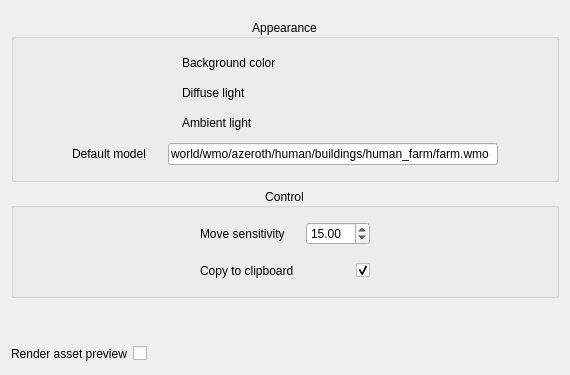
        <widget class="QWidget" name="tab">
         <attribute name="title">
          <string>Asset Browser</string>
         </attribute>
         <layout class="QVBoxLayout" name="verticalLayout_3">
          <item>
           <widget class="QWidget" name="widget_2" native="true">
            <layout class="QVBoxLayout" name="verticalLayout_4">
             <property name="leftMargin">
              <number>0</number>
             </property>
             <property name="topMargin">
              <number>8</number>
             </property>
             <property name="rightMargin">
              <number>0</number>
             </property>
             <property name="bottomMargin">
              <number>0</number>
             </property>
             <item>
              <widget class="QGroupBox" name="groupBox">
               <property name="title">
                <string>Appearance</string>
               </property>
               <property name="alignment">
                <set>Qt::AlignCenter</set>
               </property>
               <layout class="QVBoxLayout" name="verticalLayout_5">
                <property name="spacing">
                 <number>0</number>
                </property>
                <item>
                 <widget class="QWidget" name="widget_3" native="true">
                  <layout class="QHBoxLayout" name="horizontalLayout">
                   <property name="spacing">
                    <number>6</number>
                   </property>
                   <property name="leftMargin">
                    <number>9</number>
                   </property>
                   <property name="topMargin">
                    <number>5</number>
                   </property>
                   <property name="bottomMargin">
                    <number>5</number>
                   </property>
                   <item>
                    <spacer name="horizontalSpacer_12">
                     <property name="orientation">
                      <enum>Qt::Horizontal</enum>
                     </property>
                     <property name="sizeHint" stdset="0">
                      <size>
                       <width>40</width>
                       <height>20</height>
                      </size>
                     </property>
                    </spacer>
                   </item>
                   <item>
                    <widget class="QLabel" name="label">
                     <property name="sizePolicy">
                      <sizepolicy hsizetype="Maximum" vsizetype="Preferred">
                       <horstretch>0</horstretch>
                       <verstretch>0</verstretch>
                      </sizepolicy>
                     </property>
                     <property name="minimumSize">
                      <size>
                       <width>100</width>
                       <height>0</height>
                      </size>
                     </property>
                     <property name="text">
                      <string>Background color</string>
                     </property>
                    </widget>
                   </item>
                   <item>
                    <widget class="color_widgets::ColorSelector" name="assetBrowserBgCol" native="true">
                     <property name="minimumSize">
                      <size>
                       <width>100</width>
                       <height>0</height>
                      </size>
                     </property>
                     <property name="maximumSize">
                      <size>
                       <width>100</width>
                       <height>16777215</height>
                      </size>
                     </property>
                    </widget>
                   </item>
                   <item>
                    <spacer name="horizontalSpacer_20">
                     <property name="orientation">
                      <enum>Qt::Horizontal</enum>
                     </property>
                     <property name="sizeHint" stdset="0">
                      <size>
                       <width>40</width>
                       <height>20</height>
                      </size>
                     </property>
                    </spacer>
                   </item>
                  </layout>
                 </widget>
                </item>
                <item>
                 <widget class="QWidget" name="widget_9" native="true">
                  <layout class="QHBoxLayout" name="horizontalLayout_6">
                   <property name="spacing">
                    <number>6</number>
                   </property>
                   <property name="topMargin">
                    <number>5</number>
                   </property>
                   <property name="bottomMargin">
                    <number>5</number>
                   </property>
                   <item>
                    <spacer name="horizontalSpacer_11">
                     <property name="orientation">
                      <enum>Qt::Horizontal</enum>
                     </property>
                     <property name="sizeHint" stdset="0">
                      <size>
                       <width>40</width>
                       <height>20</height>
                      </size>
                     </property>
                    </spacer>
                   </item>
                   <item>
                    <widget class="QLabel" name="label_5">
                     <property name="sizePolicy">
                      <sizepolicy hsizetype="Maximum" vsizetype="Preferred">
                       <horstretch>0</horstretch>
                       <verstretch>0</verstretch>
                      </sizepolicy>
                     </property>
                     <property name="minimumSize">
                      <size>
                       <width>100</width>
                       <height>0</height>
                      </size>
                     </property>
                     <property name="text">
                      <string>Diffuse light</string>
                     </property>
                    </widget>
                   </item>
                   <item>
                    <widget class="color_widgets::ColorSelector" name="assetBrowserDiffuseLight" native="true">
                     <property name="minimumSize">
                      <size>
                       <width>100</width>
                       <height>0</height>
                      </size>
                     </property>
                     <property name="maximumSize">
                      <size>
                       <width>100</width>
                       <height>16777215</height>
                      </size>
                     </property>
                    </widget>
                   </item>
                   <item>
                    <spacer name="horizontalSpacer_21">
                     <property name="orientation">
                      <enum>Qt::Horizontal</enum>
                     </property>
                     <property name="sizeHint" stdset="0">
                      <size>
                       <width>40</width>
                       <height>20</height>
                      </size>
                     </property>
                    </spacer>
                   </item>
                  </layout>
                 </widget>
                </item>
                <item>
                 <widget class="QWidget" name="widget_11" native="true">
                  <layout class="QHBoxLayout" name="horizontalLayout_7">
                   <property name="topMargin">
                    <number>5</number>
                   </property>
                   <property name="bottomMargin">
                    <number>5</number>
                   </property>
                   <item>
                    <spacer name="horizontalSpacer_10">
                     <property name="orientation">
                      <enum>Qt::Horizontal</enum>
                     </property>
                     <property name="sizeHint" stdset="0">
                      <size>
                       <width>40</width>
                       <height>20</height>
                      </size>
                     </property>
                    </spacer>
                   </item>
                   <item>
                    <widget class="QLabel" name="label_6">
                     <property name="sizePolicy">
                      <sizepolicy hsizetype="Maximum" vsizetype="Preferred">
                       <horstretch>0</horstretch>
                       <verstretch>0</verstretch>
                      </sizepolicy>
                     </property>
                     <property name="minimumSize">
                      <size>
                       <width>100</width>
                       <height>0</height>
                      </size>
                     </property>
                     <property name="text">
                      <string>Ambient light</string>
                     </property>
                    </widget>
                   </item>
                   <item>
                    <widget class="color_widgets::ColorSelector" name="assetBrowserAmbientLight" native="true">
                     <property name="minimumSize">
                      <size>
                       <width>100</width>
                       <height>0</height>
                      </size>
                     </property>
                     <property name="maximumSize">
                      <size>
                       <width>100</width>
                       <height>16777215</height>
                      </size>
                     </property>
                     <property name="layoutDirection">
                      <enum>Qt::LeftToRight</enum>
                     </property>
                    </widget>
                   </item>
                   <item>
                    <spacer name="horizontalSpacer_22">
                     <property name="orientation">
                      <enum>Qt::Horizontal</enum>
                     </property>
                     <property name="sizeHint" stdset="0">
                      <size>
                       <width>40</width>
                       <height>20</height>
                      </size>
                     </property>
                    </spacer>
                   </item>
                  </layout>
                 </widget>
                </item>
                <item>
                 <widget class="QWidget" name="widget_4" native="true">
                  <layout class="QHBoxLayout" name="horizontalLayout_2">
                   <property name="spacing">
                    <number>6</number>
                   </property>
                   <property name="leftMargin">
                    <number>9</number>
                   </property>
                   <property name="topMargin">
                    <number>5</number>
                   </property>
                   <property name="bottomMargin">
                    <number>5</number>
                   </property>
                   <item>
                    <spacer name="horizontalSpacer_4">
                     <property name="orientation">
                      <enum>Qt::Horizontal</enum>
                     </property>
                     <property name="sizeHint" stdset="0">
                      <size>
                       <width>40</width>
                       <height>20</height>
                      </size>
                     </property>
                    </spacer>
                   </item>
                   <item>
                    <widget class="QLabel" name="label_2">
                     <property name="sizePolicy">
                      <sizepolicy hsizetype="Maximum" vsizetype="Preferred">
                       <horstretch>0</horstretch>
                       <verstretch>0</verstretch>
                      </sizepolicy>
                     </property>
                     <property name="minimumSize">
                      <size>
                       <width>90</width>
                       <height>0</height>
                      </size>
                     </property>
                     <property name="text">
                      <string>Default model</string>
                     </property>
                    </widget>
                   </item>
                   <item>
                    <widget class="QLineEdit" name="assetBrowserDefaultModel">
                     <property name="minimumSize">
                      <size>
                       <width>330</width>
                       <height>0</height>
                      </size>
                     </property>
                     <property name="maximumSize">
                      <size>
                       <width>16777215</width>
                       <height>16777215</height>
                      </size>
                     </property>
                     <property name="toolTip">
                      <string>&lt;html&gt;&lt;head/&gt;&lt;body&gt;&lt;p&gt;Default model to load on Asset Browser startup. Has to be a valid model, else an application crash may occur.&lt;/p&gt;&lt;/body&gt;&lt;/html&gt;</string>
                     </property>
                     <property name="text">
                      <string>world/wmo/azeroth/human/buildings/human_farm/farm.wmo</string>
                     </property>
                    </widget>
                   </item>
                   <item>
                    <spacer name="horizontalSpacer_9">
                     <property name="orientation">
                      <enum>Qt::Horizontal</enum>
                     </property>
                     <property name="sizeHint" stdset="0">
                      <size>
                       <width>40</width>
                       <height>20</height>
                      </size>
                     </property>
                    </spacer>
                   </item>
                  </layout>
                 </widget>
                </item>
               </layout>
              </widget>
             </item>
             <item>
              <widget class="QGroupBox" name="groupBox_3">
               <property name="title">
                <string>Control</string>
               </property>
               <property name="alignment">
                <set>Qt::AlignCenter</set>
               </property>
               <layout class="QVBoxLayout" name="verticalLayout_6">
                <item>
                 <widget class="QWidget" name="widget_8" native="true">
                  <layout class="QHBoxLayout" name="horizontalLayout_5">
                   <property name="leftMargin">
                    <number>9</number>
                   </property>
                   <property name="topMargin">
                    <number>5</number>
                   </property>
                   <property name="bottomMargin">
                    <number>5</number>
                   </property>
                   <item>
                    <spacer name="horizontalSpacer_14">
                     <property name="orientation">
                      <enum>Qt::Horizontal</enum>
                     </property>
                     <property name="sizeHint" stdset="0">
                      <size>
                       <width>40</width>
                       <height>20</height>
                      </size>
                     </property>
                    </spacer>
                   </item>
                   <item>
                    <widget class="QLabel" name="label_4">
                     <property name="sizePolicy">
                      <sizepolicy hsizetype="Maximum" vsizetype="Preferred">
                       <horstretch>0</horstretch>
                       <verstretch>0</verstretch>
                      </sizepolicy>
                     </property>
                     <property name="minimumSize">
                      <size>
                       <width>100</width>
                       <height>0</height>
                      </size>
                     </property>
                     <property name="text">
                      <string>Move sensitivity</string>
                     </property>
                    </widget>
                   </item>
                   <item>
                    <widget class="QDoubleSpinBox" name="assetBrowserMoveSensitivity">
                     <property name="minimumSize">
                      <size>
                       <width>64</width>
                       <height>0</height>
                      </size>
                     </property>
                     <property name="minimum">
                      <double>1.000000000000000</double>
                     </property>
                     <property name="maximum">
                      <double>30.000000000000000</double>
                     </property>
                     <property name="value">
                      <double>15.000000000000000</double>
                     </property>
                    </widget>
                   </item>
                   <item>
                    <spacer name="horizontalSpacer_6">
                     <property name="orientation">
                      <enum>Qt::Horizontal</enum>
                     </property>
                     <property name="sizeHint" stdset="0">
                      <size>
                       <width>40</width>
                       <height>20</height>
                      </size>
                     </property>
                    </spacer>
                   </item>
                  </layout>
                 </widget>
                </item>
                <item>
                 <widget class="QWidget" name="widget_6" native="true">
                  <layout class="QHBoxLayout" name="horizontalLayout_4">
                   <property name="leftMargin">
                    <number>9</number>
                   </property>
                   <property name="topMargin">
                    <number>5</number>
                   </property>
                   <property name="bottomMargin">
                    <number>5</number>
                   </property>
                   <item>
                    <spacer name="horizontalSpacer_15">
                     <property name="orientation">
                      <enum>Qt::Horizontal</enum>
                     </property>
                     <property name="sizeHint" stdset="0">
                      <size>
                       <width>40</width>
                       <height>20</height>
                      </size>
                     </property>
                    </spacer>
                   </item>
                   <item>
                    <widget class="QLabel" name="label_3">
                     <property name="sizePolicy">
                      <sizepolicy hsizetype="Maximum" vsizetype="Preferred">
                       <horstretch>0</horstretch>
                       <verstretch>0</verstretch>
                      </sizepolicy>
                     </property>
                     <property name="minimumSize">
                      <size>
                       <width>100</width>
                       <height>0</height>
                      </size>
                     </property>
                     <property name="text">
                      <string>Copy to clipboard</string>
                     </property>
                    </widget>
                   </item>
                   <item>
                    <widget class="QCheckBox" name="assetBrowserCopyToClipboard">
                     <property name="minimumSize">
                      <size>
                       <width>64</width>
                       <height>0</height>
                      </size>
                     </property>
                     <property name="toolTip">
                      <string>&lt;html&gt;&lt;head/&gt;&lt;body&gt;&lt;p&gt; Automatically copy selected model to clipboard&lt;/p&gt;&lt;/body&gt;&lt;/html&gt;</string>
                     </property>
                     <property name="layoutDirection">
                      <enum>Qt::RightToLeft</enum>
                     </property>
                     <property name="text">
                      <string/>
                     </property>
                     <property name="checked">
                      <bool>true</bool>
                     </property>
                    </widget>
                   </item>
                   <item>
                    <spacer name="horizontalSpacer_8">
                     <property name="orientation">
                      <enum>Qt::Horizontal</enum>
                     </property>
                     <property name="sizeHint" stdset="0">
                      <size>
                       <width>40</width>
                       <height>20</height>
                      </size>
                     </property>
                    </spacer>
                   </item>
                  </layout>
                 </widget>
                </item>
               </layout>
              </widget>
             </item>
            </layout>
           </widget>
          </item>
          <item>
           <spacer name="verticalSpacer">
            <property name="orientation">
             <enum>Qt::Vertical</enum>
            </property>
            <property name="sizeHint" stdset="0">
             <size>
              <width>20</width>
              <height>40</height>
             </size>
            </property>
           </spacer>
          </item>
          <item>
           <layout class="QHBoxLayout" name="horizontalLayout_8">
            <item>
             <widget class="QLabel" name="label_7">
              <property name="text">
               <string>Render asset preview</string>
              </property>
             </widget>
            </item>
            <item>
             <widget class="QCheckBox" name="assetBrowserRenderAssetPreview">
              <property name="text">
               <string/>
              </property>
             </widget>
            </item>
            <item>
             <spacer name="horizontalSpacer">
              <property name="orientation">
               <enum>Qt::Horizontal</enum>
              </property>
              <property name="sizeHint" stdset="0">
               <size>
                <width>40</width>
                <height>20</height>
               </size>
              </property>
             </spacer>
            </item>
           </layout>
          </item>
         </layout>
        </widget>
